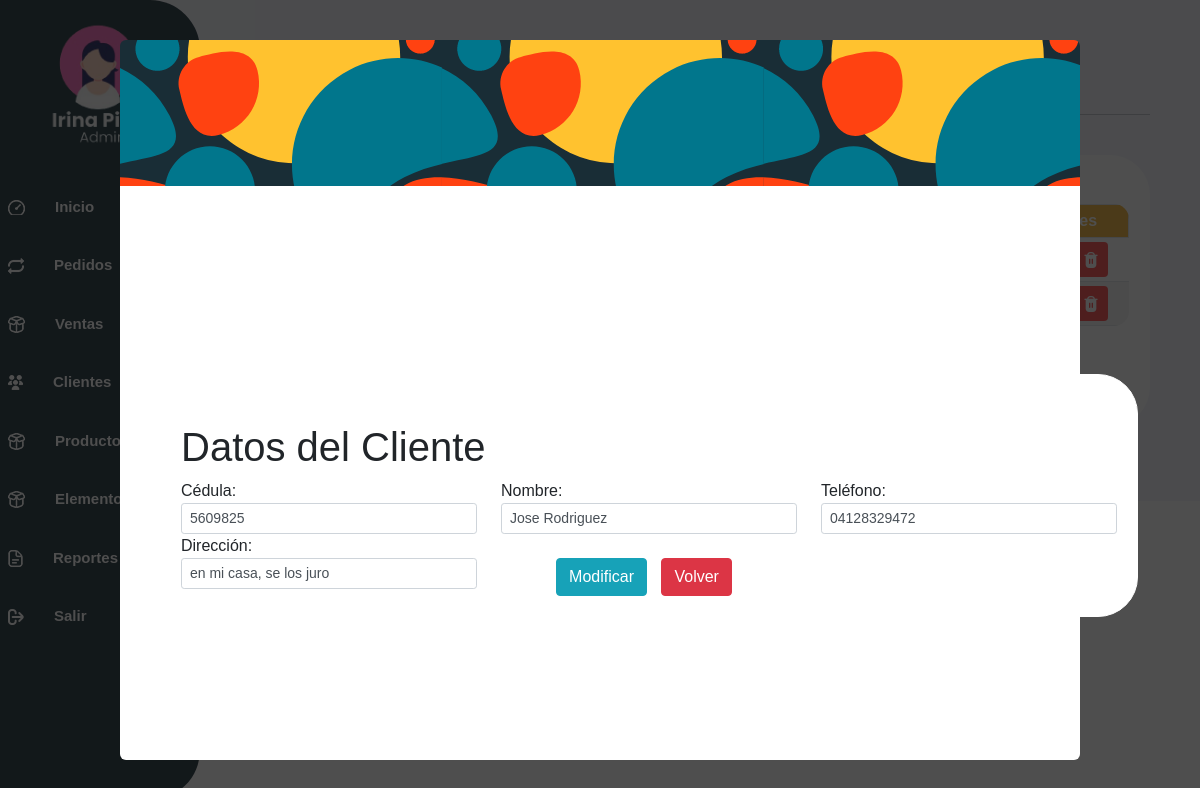
The page /controlador/cliente_controlador.php?id=5609825 (signed in) on the database its author committed.
### tables this page shows
CREATE TABLE `cliente` (
  `documento_cliente` varchar(9) NOT NULL,
  `nombre` varchar(50) DEFAULT NULL,
  `direccion` varchar(100) DEFAULT NULL,
  `telefono` varchar(11) DEFAULT NULL
);

### controlador/cliente_controlador.php (called while the page is built, shortened)
<?php
	require_once("../modelo/cliente_modelo.php");
	$objCliente = new ClienteModelo();
	require_once("../controlador/vista_controlador.php");
	$lista_cliente1 = $objCliente->consultar();
	$lista_cliente = $objCliente->cliente_consultar();
		$documentocliente= "";
		$nombrec= "";
		$telefonoc= "";
		$direccionc= "";
		if (isset($_GET['id'])){
			$objCliente->set_documentocliente($_GET['id']);
			if ($objCliente->buscar()){
				$documentocliente = $objCliente->get_documentocliente();
				$nombrec = $objCliente->get_nombrec();
				$telefonoc = $objCliente->get_telefonoc();
				$direccionc = $objCliente->get_direccionc();
			} else {
				echo "<script>
					alert('No se encontraron los datos');
					location.href='cliente_controlador.php';
				</script>";
			}
		}
	require_once("../vista/cliente_vista.php");
?>

### modelo/conexionPDO.php (called while the page is built, shortened)
<?php
class Conexion {
    private $conexion;
    function __construct(){
        $servidor="localhost";
        $usuarioBD="root";
        $claveBD="";
        $bd="gestion_de_pedidos_cpinto";
        try {
            $this->conexion=new PDO("mysql:host=$servidor;dbname=$bd",$usuarioBD,$claveBD);
            $this->conexion->setAttribute(PDO::ATTR_ERRMODE,PDO::ERRMODE_EXCEPTION);
        }
        catch(PDOException $fallo){
            die ("La conexion ha fallado.".$fallo->getMessage());
        }
    }
    public function conectar(){
        return $this->conexion;
    }
}
?>

### modelo/cliente_modelo.php (called while the page is built, shortened)
<?php
    require_once("conexionPDO.php");
	class ClienteModelo extends Conexion {
		private $documentocliente;
		private $nombrec;
		private $direccionc;
		private $telefonoc;
		private $objbd;
		 public function __construct(){
			$this->objbd = parent::conectar();
		}
		public function get_documentocliente(){
			return $this->documentocliente;
		}
		public function set_documentocliente( $documentocliente ){
			$this->documentocliente = $documentocliente;
		}
		public function get_nombrec(){
			return $this->nombrec;
		}
		public function get_direccionc(){
			return $this->direccionc;
		}
		public function get_telefonoc(){
			return $this->telefonoc;
		}
		public function consultar(){
			$lista = array();
			$registro = "SELECT * FROM cliente";
			$preparado = $this->objbd->prepare($registro);
			$resul = $preparado->execute();
			while( $datos = $preparado->fetch(PDO::FETCH_ASSOC) ){
				$lista[] = $datos;
			}
			return $lista;
		}
		 public function buscar(){
			$registro="SELECT * from cliente where documento_cliente='".$this->documentocliente."'";
			$preparado = $this->objbd->prepare($registro);
			$preparado->execute();
			$datos = $preparado->fetch(PDO::FETCH_ASSOC);
			if( $datos) {
				$encontro = 1;
				$this->documentocliente = $datos['documento_cliente'];
				$this->nombrec = $datos['nombre'];
				$this->direccionc = $datos['direccion'];
				$this->telefonoc = $datos['telefono'];
			} else
				$encontro = 0;
			return $encontro;
		}
		public function cliente_consultar(){
			$lista = array();
			$registro = "SELECT * FROM cliente";
			$preparado = $this->objbd->prepare($registro);
			$resul = $preparado->execute();
			while( $datos = $preparado->fetch(PDO::FETCH_ASSOC) ){
				$lista[] = $datos;
			}
			return $lista;
		}
	}
?>

### vista/cliente_vista.php (the view, shortened to what this page needs)
<!DOCTYPE html>
<html>
	<head>
        <link rel="stylesheet" href="../vista/css/estilos.css">
        <link rel="stylesheet" href="../vista/css/bootstrap.min.css">
        <link rel="stylesheet" href="../vista/css/sweetalert2.min.css">
	</head>
	<body>
    <div class="barra-lateral">
    </div>
    <div class="contenido">
        <h1>Listado de Clientes</h1>
    <div class="px-6 py-4">
                <div class="contenedor-entrada1 px-6 pt-5">
                <div class="caja_scroll">
                    <table class="table table-striped table-bordered table-hover table-sm">
                        <tr>
                            <th>Cédula</th>
                            <th>Nombre</th>
                            <th>Teléfono</th>
                            <th>Dirección</th>
                            <th>Acciones</th>
                        </tr>
                        <?php foreach ($lista_cliente as $cliente){ ?>
                            <tr>
                                <td><?php echo $cliente['documento_cliente']; ?></td>
                                <td><?php echo $cliente['nombre']; ?></td>
                                <td><?php echo $cliente['telefono']; ?></td>
                                <td><?php echo $cliente['direccion']; ?></td>
                                <td>
                                  <a href="cliente_controlador.php?id=<?php echo $cliente['documento_cliente'] ?>" class="btn btn-azul">
                                     <img src="../vista/img/pencil.png" alt="Modificar" width="16" height="16"></a>
                                  <a href="cliente_controlador.php?eliminarId=<?php echo $cliente['documento_cliente'] ?>" class="btn btn-rojo">
                                     <img src="../vista/img/trash.png" alt="Eliminar" width=16 height=16></a>
                                </td>
                            </tr>
                        <?php } ?>
                    </table>
                </div>
                 <div class="f1">
                    <a href="#" class="btn btn-infox modal_abrir_modificar">
                        <div class="texto-contenedor-pagina">
                        <span class="texto-superior">Agregar Cliente</span>
                        </div>
                    </a>
                </div>
            </div>
        </div>
        <section class="modal_section <?php if(isset($_GET['id'])){ ?>modal--show<?php } ?>" id = "modal_abrir_modificar">
                <div class="modal__contenedor">
    <div class="px-6 py-4">
                <div class="contenedor-entrada1 px-6 pt-5">
            	<?php if(isset($_GET['id'])){ ?>
	                <h1 class="display-6"><b>Datos del Cliente</b></h1>
                <?php } else { ?>
	                <h1 class="display-6"><b>Agregar Cliente</b></h1>
                <?php } ?>
                <form action="" method="POST">
                    <div id="f1" class="row col-md-4">
                            <div class="col-md-12">
                                <label for=area>Cédula: </label>
                                <input type="text" id="documentocliente" name="documentocliente" value="<?php echo $documentocliente; ?>" class="form-control form-control-sm">
                            </div>
                        <div class="col-md-12">
                            <label for=area>Nombre: </label>
                            <input type="text" id="nombrec" name="nombrec" value="<?php echo $nombrec; ?>" class="form-control form-control-sm">
                        </div>
                        <div class="col-md-12">
                            <label for=area>Teléfono: </label>
                            <input type="text" id="telefonoc" name="telefonoc" value="<?php echo $telefonoc; ?>" class="form-control form-control-sm">
                        </div>
                        <div class="col-md-12">
                            <label for=area>Dirección: </label>
                            <input type="text" id="direccionc" name="direccionc" value="<?php echo $direccionc; ?>" class="form-control form-control-sm">
                        </div>
                        <div class="col-md-12"><br>
                            <center>
                                <?php if(!isset($_GET['id'])){ ?>
                                <input type="submit" value="Guardar" name="guardar" class="btn btn-info">
                                <input type="button" value="Limpiar" onclick="Limpiar();" class="btn btn-info">
                                <?php } else { ?>
                                <input type="submit" value="Modificar" name="modificar" class="btn btn-info">
                                <?php } ?>
                                <input type="submit" value="Volver" Name ="volver" class="btn btn-danger">
                            </center>
                        </div>
                    </div>
                </form>
            </div>
		</div>
         </section>
	</body>
</html>

### vista/css/estilos.css (style rules this page uses)
body { margin: 0; font-family: 'Poppins', sans-serif !important; }
.barra-lateral { width: 200px; height: 100%; background-color: #192D36; position: fixed; top: 0; left: 0; overflow-x: hidden; padding-top: 20px; border-top-right-radius: 50px; border-bottom-right-radius: 50px; }
.contenido { flex: 1; padding: 50px; height: auto; padding-left: 300px; background-color: #4858cf10; }
.px-6 { margin: 0 auto; max-width: 2000px; max-height: 1000px; }
.contenedor-entrada1 { background-color: white; width: auto; height: auto; border: 1px solid rgb(255, 255, 255); border-radius: 40px; padding: 20px; }
.btn { display: inline-block; margin-right: 10px; }
.texto-contenedor-pagina { display: inline; align-items: left; margin-top: 20px; margin-right: auto; }
.texto-superior { font-family: 'Poppins', sans-serif; font-size: 16px; color: #000; font-weight: 500; line-height: 1.0; }
.btn-azul { background-color: #009fe3 !important; color: #fff !important; padding: 3px 8px !important; font-size: 18px !important; transition: background-color 0.3s !important;; }
.btn-rojo { background-color: #ff4848 !important; padding: 3px 8px !important; font-size: 18px !important; }
.table { border-radius: 15px; overflow: hidden; border-collapse: collapse; }
.table th { background-color: #FFBB35 !important; color: #fff; }
.table td { border: none; }
.modal_section, .modal_section2 { z-index: 1000; width: 100%; position: fixed; top: 0; left: 0; right: 0; bottom: 0; background-color: #111111bd; display: flex; opacity: 0; pointer-events: none; transition: opacity .3s .6s; --transform: translateY(-100vh); --transition: transform .7s; }
.modal--show { opacity: 1; pointer-events: unset; transition: opacity .6s; --transform: translateY(0); --transition: transform .6s .6s; }
.modal__contenedor, .modal__contenedor2 { margin: auto; width: 80%; height: 90%; background-image: url('../img/fondoventana.png'); border-radius: 6px; padding: 3em 2.5em; display: grid; gap: 1em; place-items: center; grid-auto-columns: 100%; transform: var(--transform); transition:var(--transition); }
#f1 { display: grid; grid-template-columns: 320px 320px 320px ; }

### rows shown on the page
cliente: documentocliente "5609825", nombrec "Jose Rodriguez", telefonoc "04128329472", direccionc "en mi casa, se los juro"
